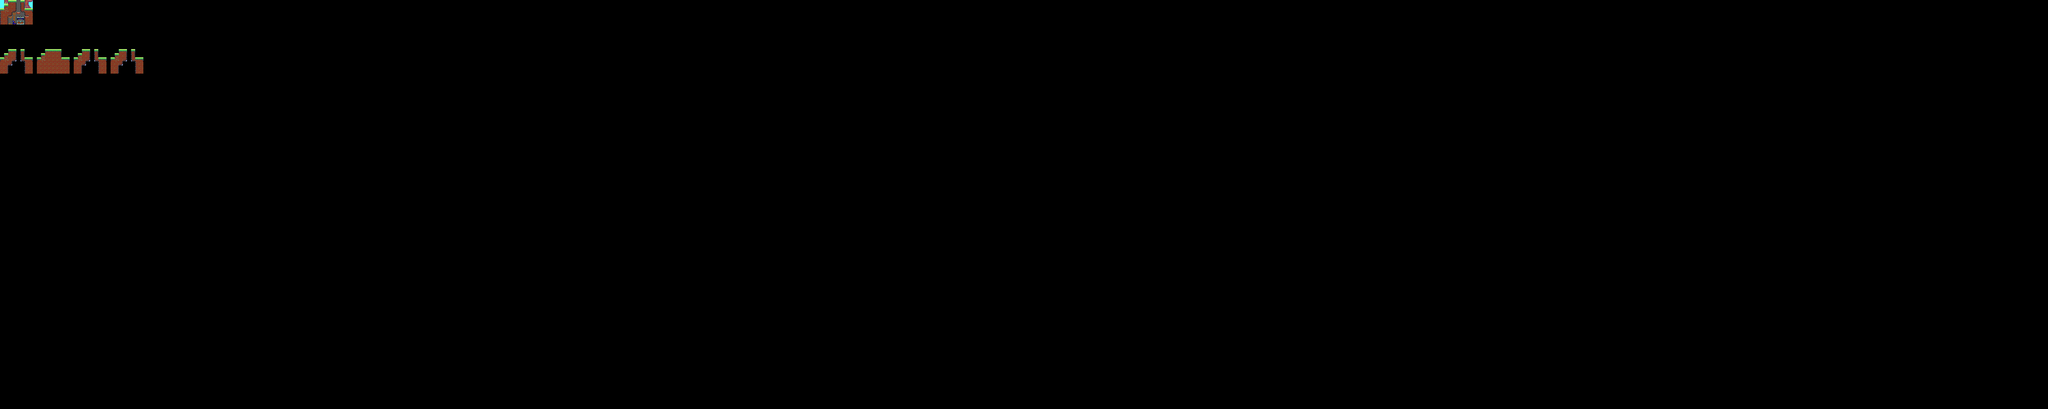

Tiled map render using the project's own tile images. Description and the map definition, with tile-layer contents summarised, below:
An orthogonal 500x100 tile map with 16x16 px tiles, 1 tile layer (Tile Layer 1).

<map version="1.0" orientation="orthogonal" renderorder="right-down" width="500" height="100" tilewidth="16" tileheight="16" nextobjectid="1">
 <tileset firstgid="1" name="monsterboy_assets" tilewidth="16" tileheight="16">
  <image source="monsterboy_assets.png" width="1280" height="1456" />
 </tileset>
 <layer name="Tile Layer 1" width="500" height="100">
  <data>[50000 cells, 170 non-empty, 59 distinct tile ids]</data>
 </layer>
</map>
